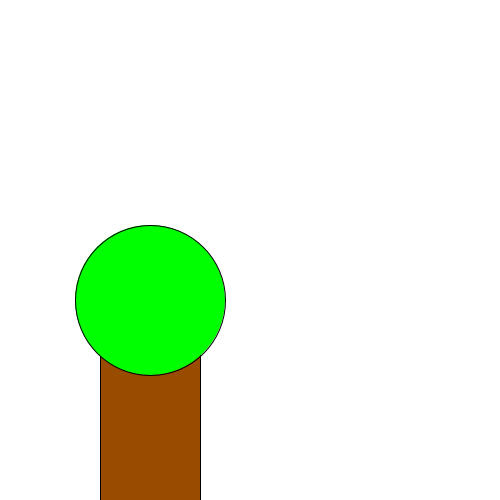
Frame 1 (no input)
Frame 60 (the mouse pressed at the canvas centre just before this capture): identical to frame 1, image omitted
Frame 120 (the mouse held since frame 60 and released just before this capture): identical to frame 1, image omitted

The Processing sketch that drew this single still picture (run headless with seeded random() and noise(); from frame 60 on, the mouse is pressed at the canvas centre):

// Processing sketch: H09_Opd_9
// ── H09_Opd_9.pde
void setup() {
  size(500, 500);
}

void draw() {
  background(255);
  simpleBoom(100, 300, 300, 300, 200, 100);
}

void simpleBoom(int x1, int y1, int x2, int y2, int x3, int y3) {
  fill(153,76,0);
  rect(x1, y1, x1, y2);
  fill(0,255,0);
  ellipse(150,300,150,150);
}
